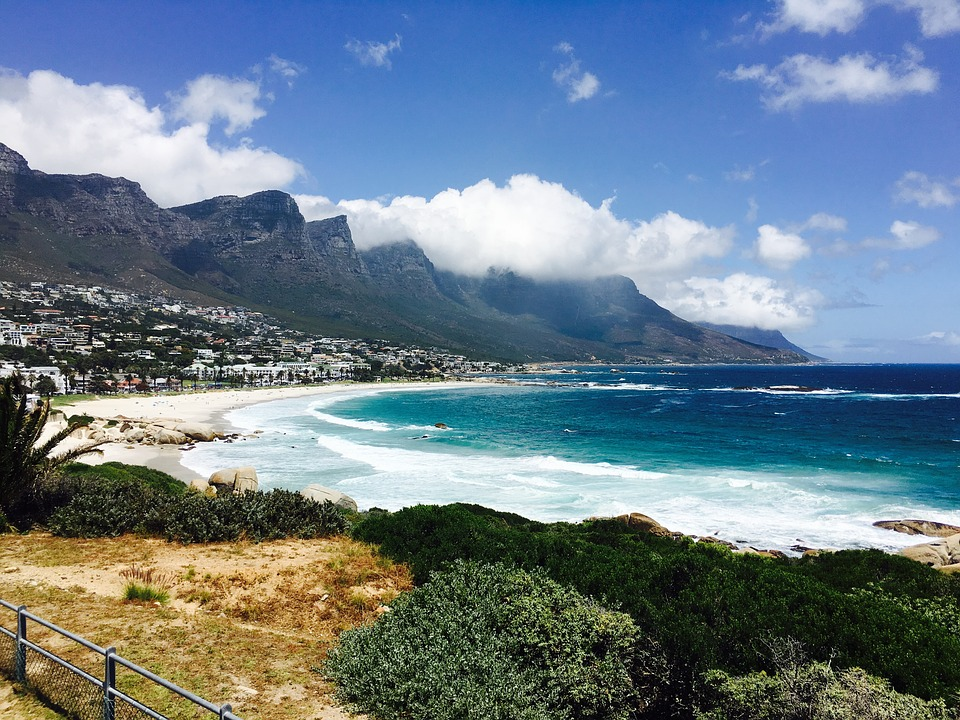
#> input picture cat.jpg, 960 x 720 px
$ python imageprocessing.py
#> lines starting #> are read from the running program, lines starting #| are printed output that depends on the picture; after the words box and inside, x2 and y2 are one past the last pixel; in counts of white or black regions, pixels touching at a corner belong together
import cv2
#reading the image from te same dir where the project is and at a same time changing it to grayscale.
img  = cv2.imread("cat.jpg",0)
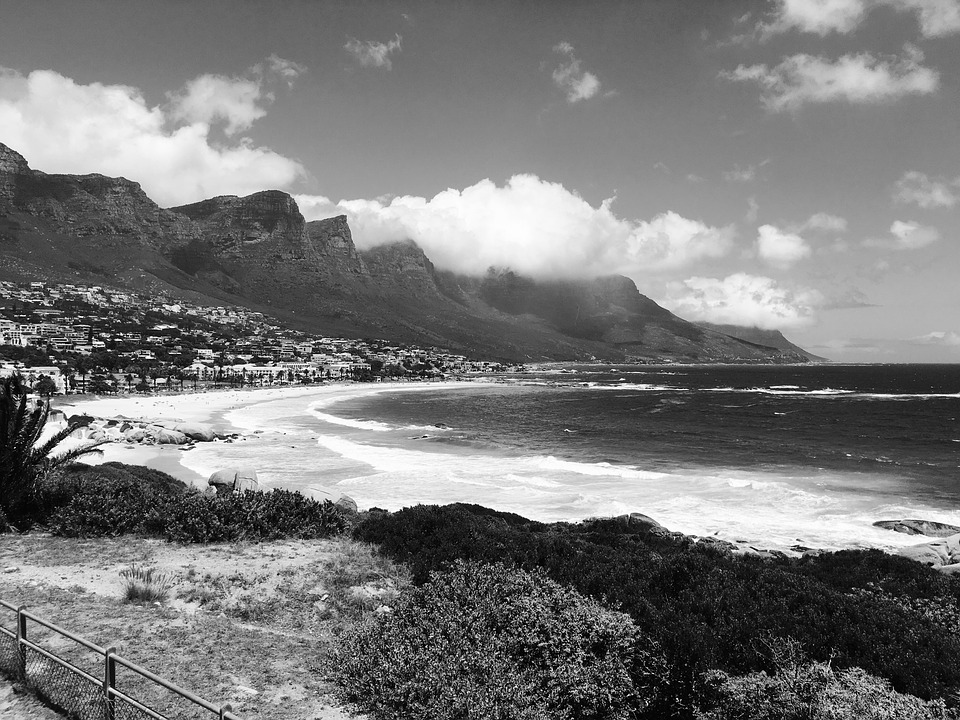
#> img: shape (720, 960); min 0, max 255, mean 121
#showing the  output  with an output window name output and passing the img
cv2.imshow("output",img)
#use to wait till any interruot is given through key
cv2.waitKey(0)
#this statement will create a new image with format of png
cv2.imwrite("qwerty.png",img)
#crerate a black white inage and will chnge the rbg value from 127 to 255 in 1 and rest in 0
ret,bw = cv2.threshold(img,127,255,cv2.THRESH_BINARY)
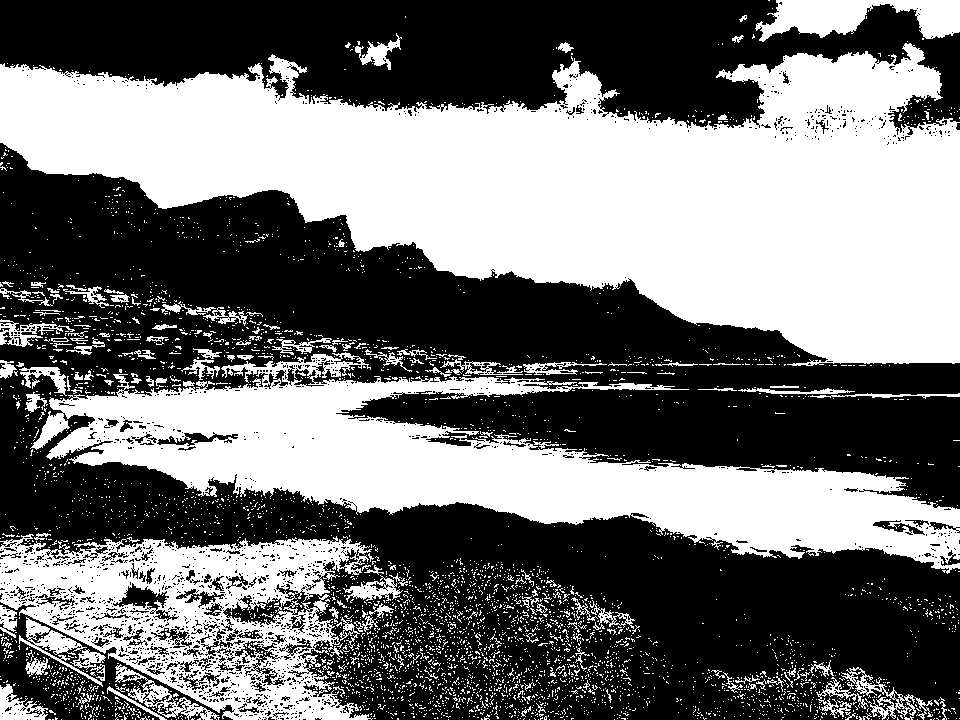
#> bw: shape (720, 960); 45.1% white; 4312 white regions (4141 under 20 px), largest, box (x1, y1, x2, y2) and area: (0, 43, 960, 366) 168502, (30, 352, 960, 574) 74903, (0, 534, 373, 720) 33516
#cv2.imshow("blackWhite",bw)
cv2.waitKey(0)

#hue image of a picture

# img_HSV = cv2.cvtColor(img,cv2.COLOR_BGR2HSV)
# cv2.imshow('hsv channel',img_HSV)


#destroy all the windows bedore exiting from the program
cv2.destroyAllWindows()
